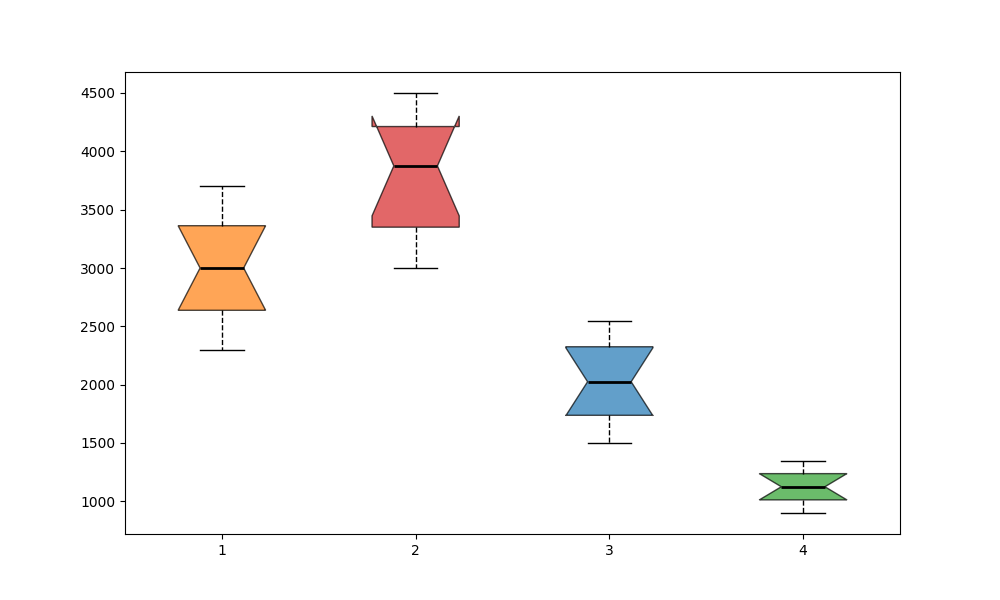

Generate this figure with Python:
import matplotlib.pyplot as plt

atlantic_depths = [2300, 2450, 2600, 2750, 2900, 3100, 3250, 3400, 3500, 3700]
pacific_depths = [3000, 3150, 3300, 3500, 3750, 4000, 4100, 4250, 4400, 4500]
indian_depths = [1500, 1600, 1700, 1850, 1950, 2100, 2250, 2350, 2450, 2550]
arctic_depths = [900, 950, 1000, 1050, 1100, 1150, 1200, 1250, 1300, 1350]

data = [atlantic_depths, pacific_depths, indian_depths, arctic_depths]

fig, ax = plt.subplots(figsize=(10, 6))

boxplot = ax.boxplot(data, vert=True, patch_artist=True, notch=True)

colors = ['#ff7f0e', '#d62728', '#1f77b4', '#2ca02c']
for patch, color in zip(boxplot['boxes'], colors):
    patch.set_facecolor(color)
    patch.set_alpha(0.7)

plt.setp(boxplot['whiskers'], color='black', linestyle='--')
plt.setp(boxplot['caps'], color='black')
plt.setp(boxplot['medians'], color='black', linewidth=2)

plt.show()
